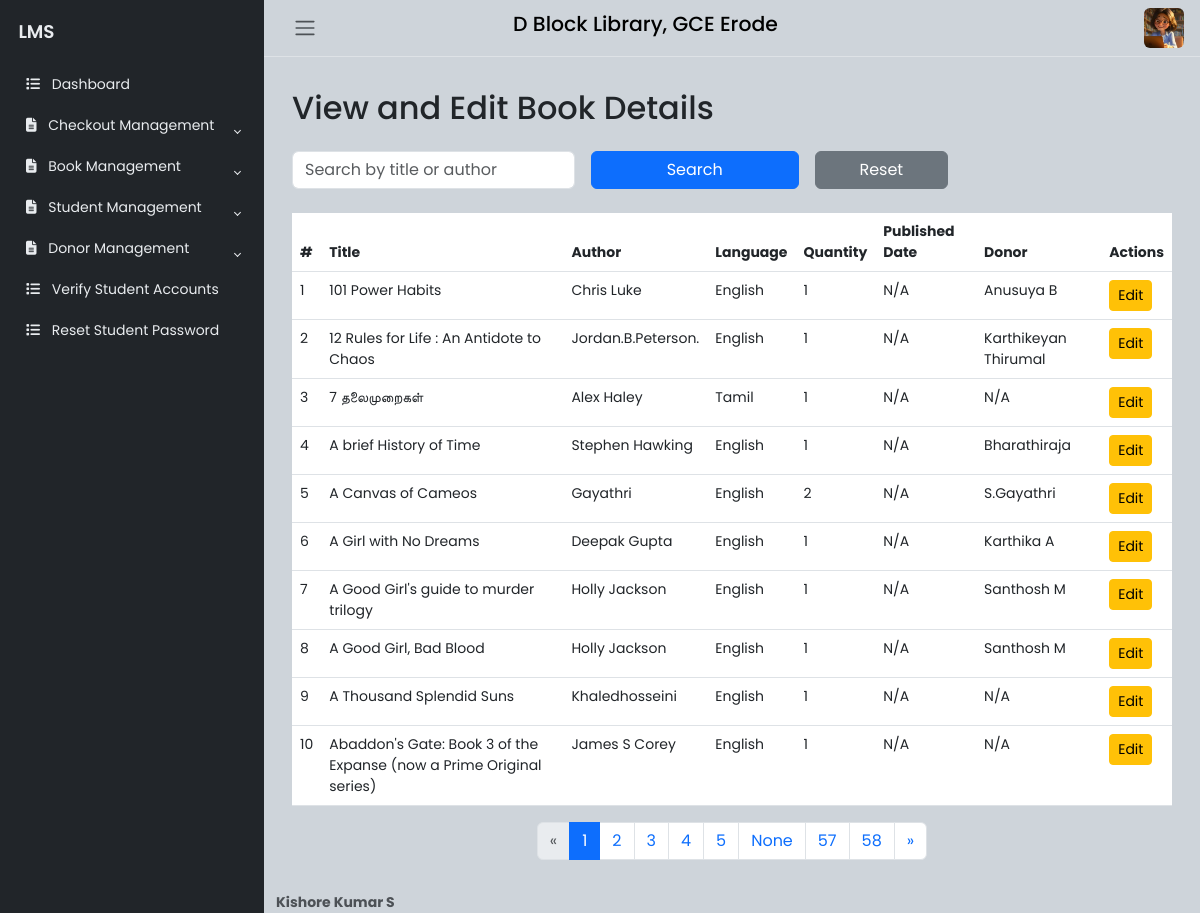
Screenshot of /lib/editbooks (signed in) with the database file from the repository.
### website/models.py (models this page shows, shortened)
class Book(db.Model):
    __tablename__ = 'book'
    id = Column(Integer, primary_key=True)
    student_id = Column(Integer, ForeignKey('user.id'), nullable=True)
    title = Column(String(150), nullable=False)
    author = Column(String(150), nullable=False)
    isbn = Column(String(20), nullable=True)
    published_date = Column(DateTime, nullable=True)
    quantity = Column(Integer, default=0, nullable=False)
    language = Column(String(20), nullable=False)
    date_of_donation = Column(DateTime, nullable=False)
    donor_id = Column(Integer, ForeignKey('donor.id'), nullable=True)
    added_at = db.Column(db.DateTime, default=datetime.utcnow, nullable=False)
    student = relationship('User', back_populates='books')
    borrowed_by = relationship('BorrowedBook', back_populates='book')
    donor = relationship('Donor', back_populates='books')

class Donor(db.Model):
    __tablename__ = 'donor'
    id = Column(Integer, primary_key=True)
    name = Column(String(150), nullable=False)
    department = Column(String(150), nullable=False)
    year_of_graduation = Column(Integer, nullable=False)
    mobilenumber = Column(String(20), nullable=True)
    email = Column(String(150), nullable=True)
    address = Column(String(1000), nullable=True)
    books = relationship('Book', back_populates='donor')

### website/lib.py (the view, shortened to what this page needs)
@lib.route('/editbooks', methods=['GET', 'POST'])
@login_required
def EditBooks():
    page = request.args.get('page', 1, type=int)
    per_page = 10
    search_query = request.args.get('search', '')
    query = Book.query
    if search_query:
        query = query.filter(or_(Book.title.ilike(f"%{search_query}%"), Book.author.ilike(f"%{search_query}%")))
    books = query.paginate(page=page, per_page=per_page)
    donors = Donor.query.all()
    return render_template('EditBooks.html', books=books, donors=donors, search_query=search_query)

### website/templates/EditBooks.html (shortened to what this page needs)
{% extends "LibrarianHome.html" %}
{% block libcontent %}
<div class="container my-4" id="editBooksContent">
    <h2 class="mb-4">View and Edit Book Details</h2>
    <form method="GET" class="row g-3 mb-4">
        <div class="col-md-4">
            <input type="text" class="form-control" name="search" placeholder="Search by title or author" value="{{ search_query }}">
        </div>
        <div class="col-md-3">
            <button type="submit" class="btn btn-primary w-100">Search</button>
        </div>
        <div class="col-md-2">
            <a href="{{ url_for('lib.EditBooks') }}" class="btn btn-secondary w-100">Reset</a>
        </div>
    </form>
    <div class="table-responsive">
        <table class="table table-hover">
            <thead>
                <tr>
                    <th>#</th>
                    <th>Title</th>
                    <th>Author</th>
                    <th>Language</th>
                    <th>Quantity</th>
                    <th>Published Date</th>
                    <th>Donor</th>
                    <th>Actions</th>
                </tr>
            </thead>
            <tbody>
                {% for book in books.items %}
                <tr>
                    <td>{{ loop.index }}</td>
                    <td>{{ book.title }}</td>
                    <td>{{ book.author }}</td>
                    <td>{{ book.language }}</td>
                    <td>{{ book.quantity }}</td>
                    <td>{{ book.published_date.strftime('%Y-%m-%d') if book.published_date else 'N/A' }}</td>
                    <td>{{ book.donor.name if book.donor else 'N/A' }}</td>
                    <td>
                        <button class="btn btn-warning btn-sm" data-bs-toggle="modal" data-bs-target="#editBookModal{{ book.id }}">Edit</button>
                    </td>
                </tr>
                {% endfor %}
            </tbody>
        </table>
    </div>
    <nav aria-label="Page navigation">
        <ul class="pagination justify-content-center">
            <li class="page-item {% if not books.has_prev %}disabled{% endif %}">
                <a class="page-link" href="{{ url_for('lib.EditBooks', page=books.prev_num) }}" aria-label="Previous">
                    <span aria-hidden="true">&laquo;</span>
                </a>
            </li>
            {% for page_num in books.iter_pages() %}
            <li class="page-item {% if page_num == books.page %}active{% endif %}"><a class="page-link" href="{{ url_for('lib.EditBooks', page=page_num) }}">{{ page_num }}</a></li>
            {% endfor %}
            <li class="page-item {% if not books.has_next %}disabled{% endif %}">
                <a class="page-link" href="{{ url_for('lib.EditBooks', page=books.next_num) }}" aria-label="Next">
                    <span aria-hidden="true">&raquo;</span>
                </a>
            </li>
        </ul>
    </nav>
</div>
{% endblock %}

### website/static/css/BaseFormat.css (style rules this page uses)
body { font-family: 'Poppins', sans-serif; font-size: 0.875rem; opacity: 1; overflow-y: scroll; margin: 0; }
a { cursor: pointer; text-decoration: none; font-family: 'Poppins', sans-serif; }
li { list-style: none; }

### rows the page displays
Book: title "101 Power Habits", author "Chris Luke", language "English", quantity "1", published_date "N/A", donor "Anusuya B"
Book: title "12 Rules for Life : An Antidote to Chaos", author "Jordan.B.Peterson.", language "English", quantity "1", published_date "N/A", donor "Karthikeyan Thirumal"
Book: title "7 தலைமுறைகள்", author "Alex Haley", language "Tamil", quantity "1", published_date "N/A", donor "N/A"
Book: title "A brief History of Time", author "Stephen Hawking", language "English", quantity "1", published_date "N/A", donor "Bharathiraja"
Book: title "A Canvas of Cameos", author "Gayathri", language "English", quantity "2", published_date "N/A", donor "S.Gayathri"
Book: title "A Girl with No Dreams", author "Deepak Gupta", language "English", quantity "1", published_date "N/A", donor "Karthika A"
Book: title "A Good Girl's guide to murder trilogy", author "Holly Jackson", language "English", quantity "1", published_date "N/A", donor "Santhosh M"
Book: title "A Good Girl, Bad Blood", author "Holly Jackson", language "English", quantity "1", published_date "N/A", donor "Santhosh M"
Book: title "A Thousand Splendid Suns", author "Khaledhosseini", language "English", quantity "1", published_date "N/A", donor "N/A"
Book: title "Abaddon's Gate: Book 3 of the Expanse (now a Prime Original series)", author "James S Corey", language "English", quantity "1", published_date "N/A", donor "N/A"

### other values shown
{{ page_num }} "1" "2" "3" "4" "5" "None" "57" "58"
